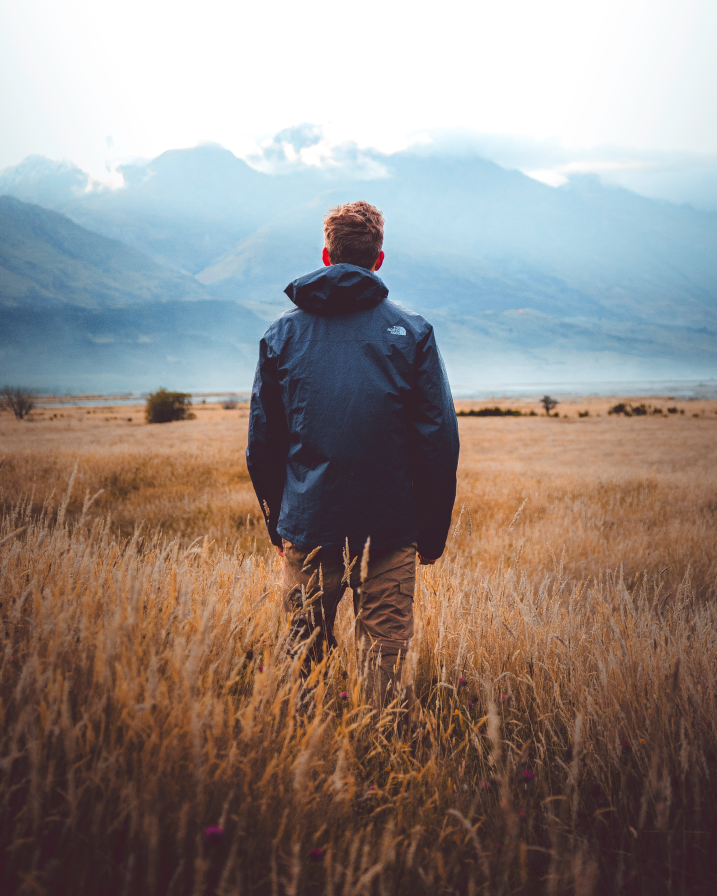
#> input picture nitesh042/img.jpg, 2866 x 3582 px (shown at 1/4 size)
$ python rotate.py
#> lines starting #> are read from the running program, lines starting #| are printed output that depends on the picture
import cv2
import matplotlib.pyplot as plt

# load the input image
img = cv2.imread('img.jpg')
#> img is the input picture: shape (3582, 2866, 3); mean B, G, R 131.5, 136.3, 146.7

# convert the image to grayscale
img = cv2.cvtColor(img, cv2.COLOR_BGR2GRAY)
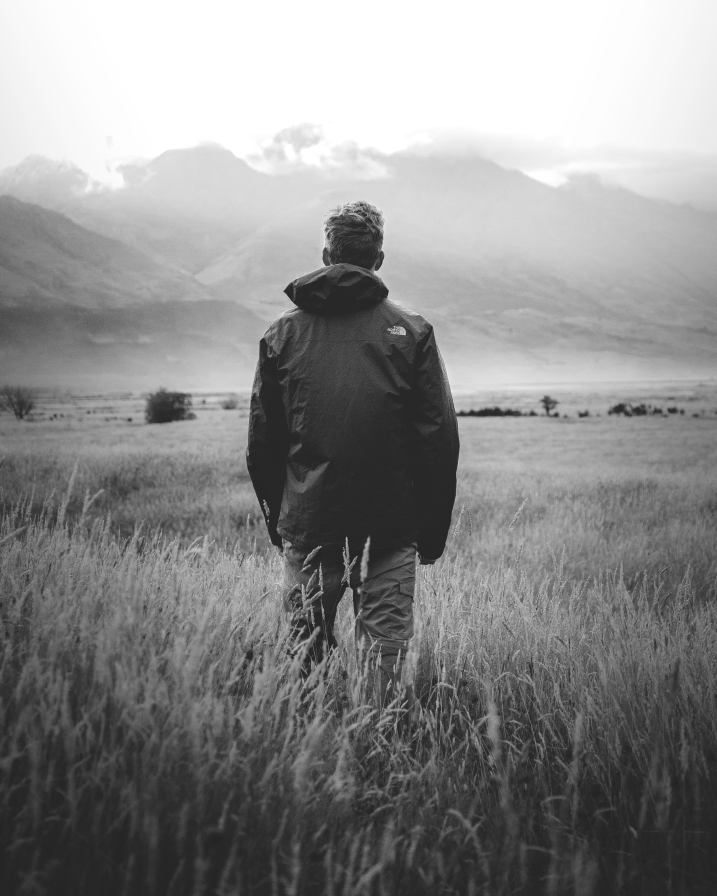
#> img: shape (3582, 2866) (shown at 1/4 size); min 21, max 255, mean 138.9

# rotate the image by 90 degree clockwise
img_cw_90 = cv2.rotate(img, cv2.ROTATE_90_CLOCKWISE)
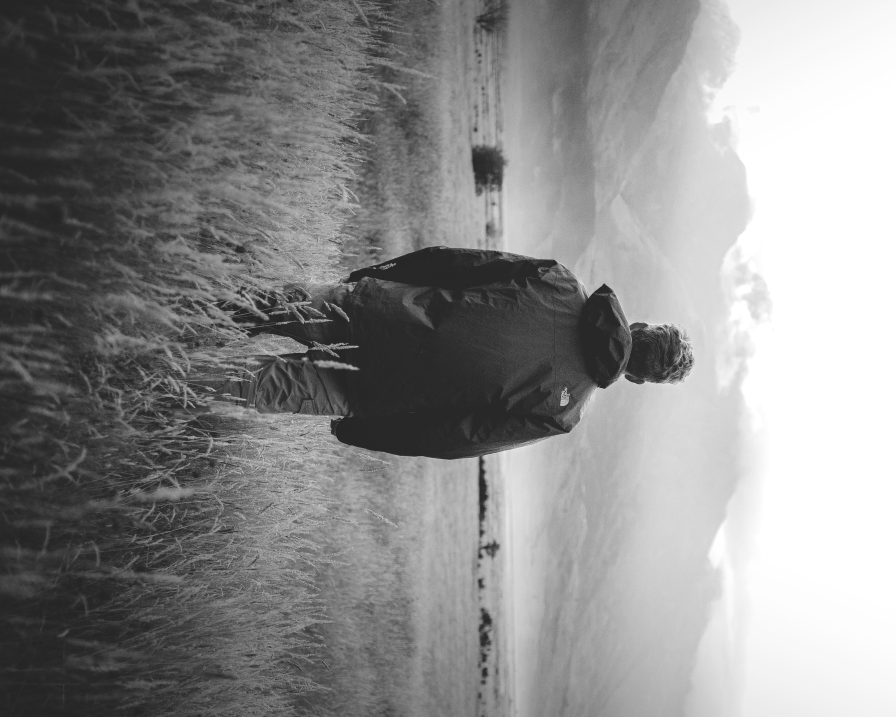
#> img_cw_90: shape (2866, 3582) (shown at 1/4 size); min 21, max 255, mean 138.9

# rotate the image by 270 degree clockwise or 90 degree counterclockwise
img_ccw_90 = cv2.rotate(img, cv2.ROTATE_90_COUNTERCLOCKWISE)
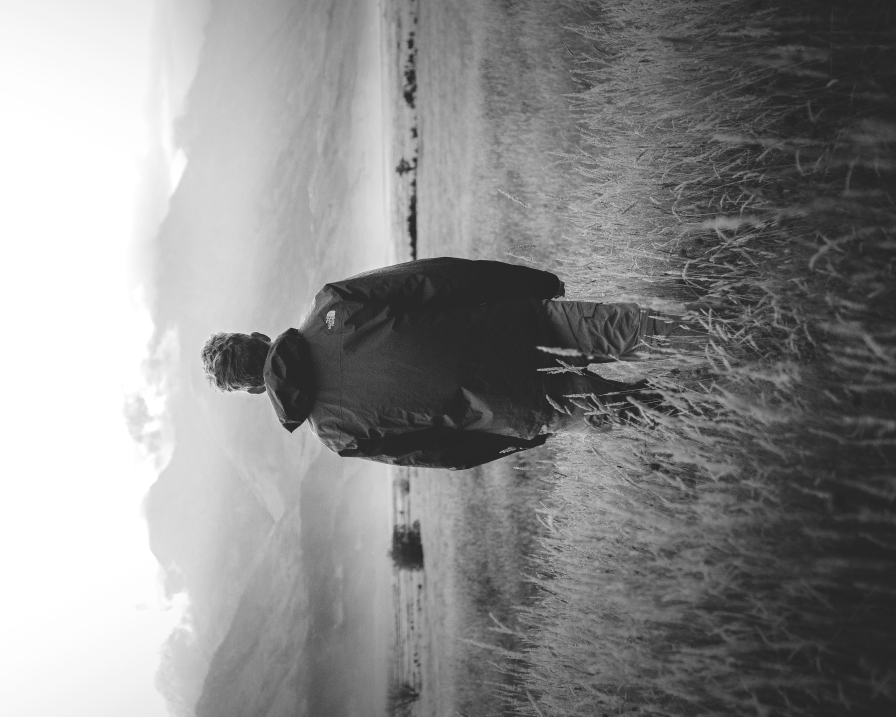
#> img_ccw_90: shape (2866, 3582) (shown at 1/4 size); min 21, max 255, mean 138.9

# rotate the image by 180 degree clockwise
img_cw_180 = cv2.rotate(img, cv2.ROTATE_180)
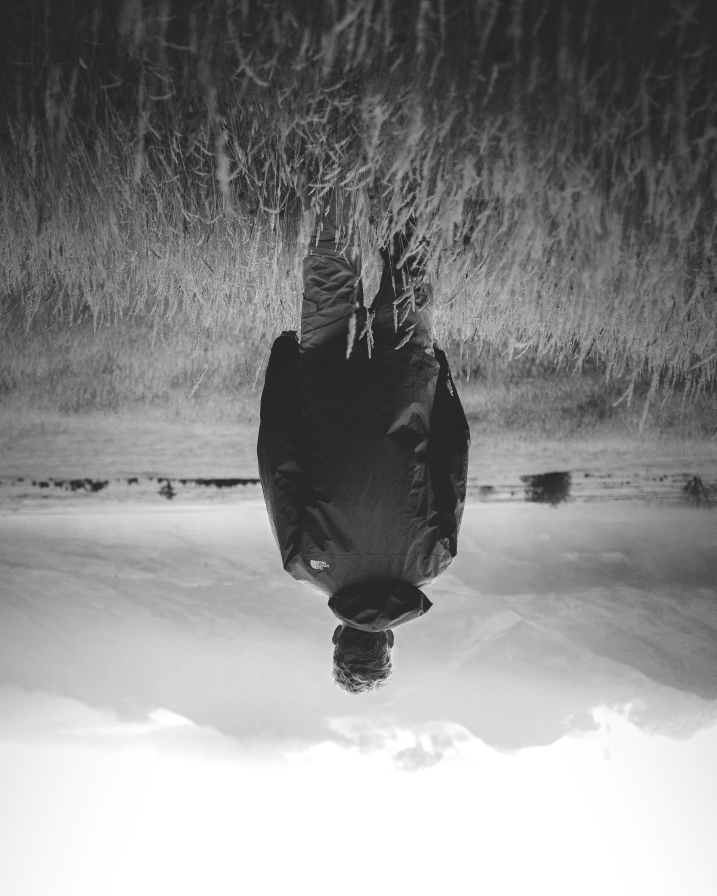
#> img_cw_180: shape (3582, 2866) (shown at 1/4 size); min 21, max 255, mean 138.9

# display all the images
plt.subplot(221), plt.imshow(img, 'gray'), plt.title('Original Image'), plt.axis('off')
plt.subplot(222), plt.imshow(img_cw_90,'gray'), plt.title('(90 degree clockwise)'), plt.axis('off')
plt.subplot(223), plt.imshow(img_cw_180, 'gray'),
plt.title('180 degree'), plt.axis('off')
plt.subplot(224), plt.imshow(img_ccw_90, 'gray'),
plt.title('270 degree clockwise/\n 90 degree counter clockwise'), plt.axis('off')
plt.show()

$ run again, with nitesh042/hsv.jpg copied over nitesh042/img.jpg
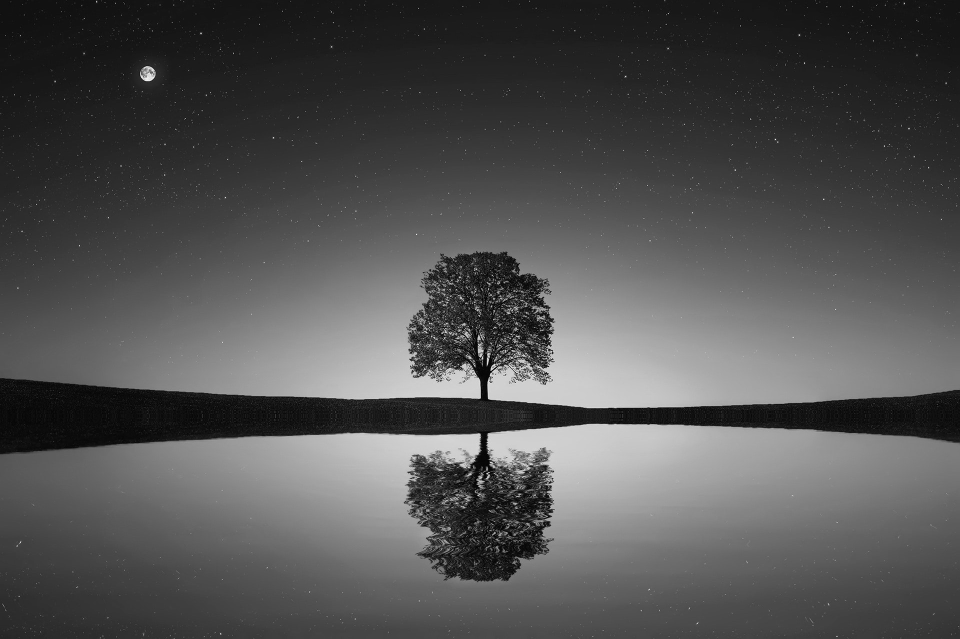
#> input picture nitesh042/hsv.jpg, 1920 x 1278 px (shown at 1/2 size)
#> img is the input picture: shape (1278, 1920, 3); min 0, max 255, mean 81.8
#> img: shape (1278, 1920)
#> `img_cw_180 = cv2.rotate(img, cv2.ROTATE_180)`:
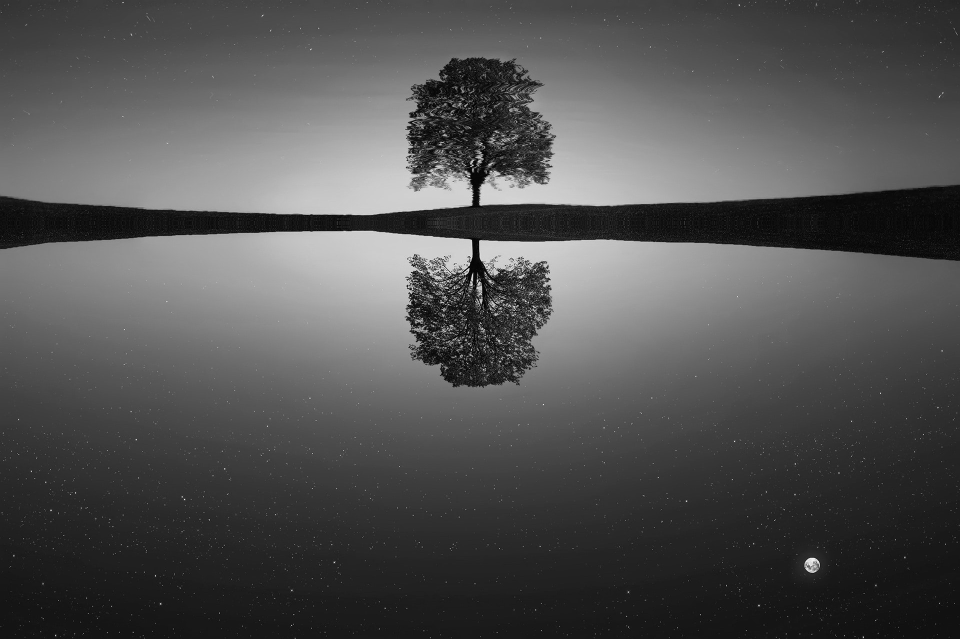
#> img_cw_180: shape (1278, 1920) (shown at 1/2 size); min 0, max 255, mean 81.8
#> `plt.show()`:
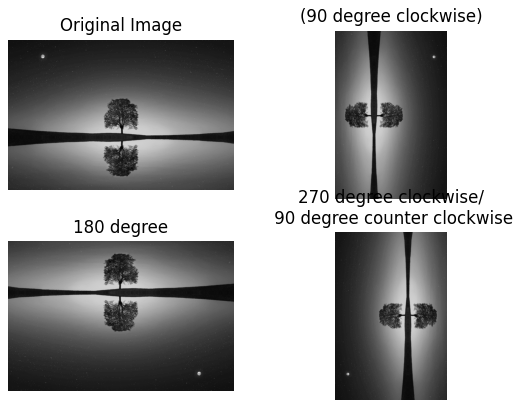
#> figure drawn by matplotlib, 4 panels
